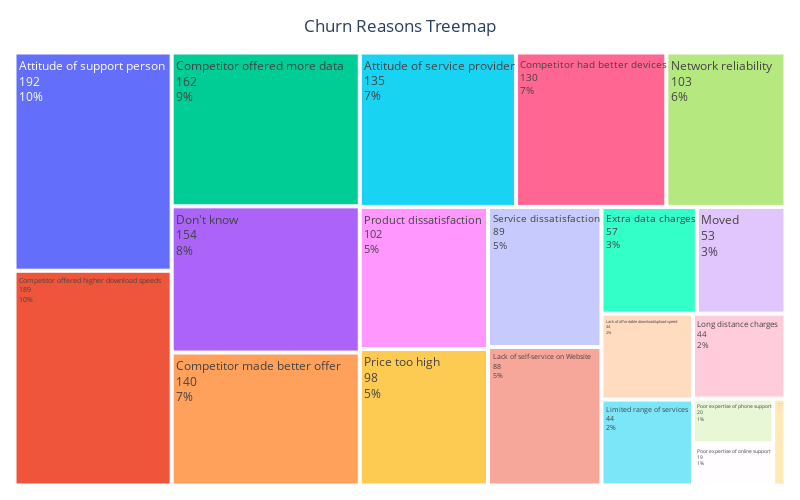

The notebook cell saved with this chart:
### Markdown cell above
**2. Displaying the results in a plot - Treemap**

### Code cell
fig = px.treemap(
    data_frame = reasons,
    path=['Churn Reasons'],
    values='counts',
    custom_data=['percent'],
    width=800,
    height=500,
    title='Churn Reasons Treemap',
)

fig.update_traces(
    hovertemplate = '%{label}<br>Count: %{value}<br>Percentage: %{customdata[0]}',
    textinfo='label+value+percent entry'
)

fig.update_layout(margin=dict(t=30,l=10,r=10,b=10), title_x=0.5, title_y=0.96)
fig.show()

### Figure 1 — Plotly figure (JSON) as saved in the notebook; plotly's stock layout.template omitted (floating-point values rounded to 4 significant figures)
{"data": [{"branchvalues": "total", "customdata": [["7.22%"], ["10.27%"], ["6.96%"], ["7.49%"], ["10.11%"], ["8.67%"], ["0.32%"], ["8.24%"], ["3.05%"], ["2.35%"], ["4.71%"], ["2.35%"], ["2.35%"], ["2.84%"], ["5.51%"], ["1.02%"], ["1.07%"], ["5.24%"], ["5.46%"], ["4.76%"]], "domain": {"x": [0, 1], "y": [0, 1]}, "hovertemplate": "%{label}<br>Count: %{value}<br>Percentage: %{customdata[0]}", "ids": ["Attitude of service provider", "Attitude of support person", "Competitor had better devices", "Competitor made better offer", "Competitor offered higher download speeds", "Competitor offered more data", "Deceased", "Don't know", "Extra data charges", "Lack of affordable download/upload speed", "Lack of self-service on Website", "Limited range of services", "Long distance charges", "Moved", "Network reliability", "Poor expertise of online support", "Poor expertise of phone support", "Price too high", "Product dissatisfaction", "Service dissatisfaction"], "labels": ["Attitude of service provider", "Attitude of support person", "Competitor had better devices", "Competitor made better offer", "Competitor offered higher download speeds", "Competitor offered more data", "Deceased", "Don't know", "Extra data charges", "Lack of affordable download/upload speed", "Lack of self-service on Website", "Limited range of services", "Long distance charges", "Moved", "Network reliability", "Poor expertise of online support", "Poor expertise of phone support", "Price too high", "Product dissatisfaction", "Service dissatisfaction"], "name": "", "parents": ["", "", "", "", "", "", "", "", "", "", "", "", "", "", "", "", "", "", "", ""], "textinfo": "label+value+percent entry", "type": "treemap", "values": [135, 192, 130, 140, 189, 162, 6, 154, 57, 44, 88, 44, 44, 53, 103, 19, 20, 98, 102, 89]}], "layout": {"height": 500, "legend": {"tracegroupgap": 0}, "margin": {"b": 10, "l": 10, "r": 10, "t": 30}, "title": {"text": "Churn Reasons Treemap", "x": 0.5, "y": 0.96}, "width": 800}}
